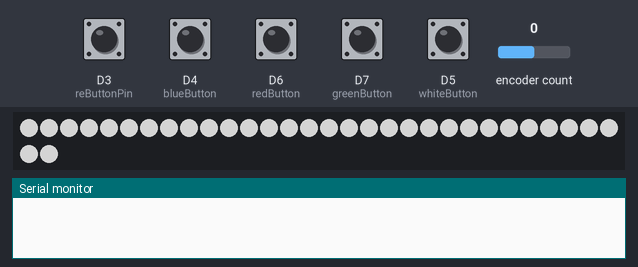
A sketch run on a simulated ESP8266 (NodeMCU). Parts: 32 RGB LEDs in strip order, left to right, continuing on the next row, the last lines printed to the serial monitor. Inputs (shaded band) come from the test bench; at power-on: D3 (reButtonPin), D4 (blueButton), D5 (whiteButton), D6 (redButton), D7 (greenButton) HIGH, encoder count 0. Dim RGB values are drawn brighter than linear.

Above: at 1.2 s.
1.3 s: D4 (blueButton) pulled LOW for 0.15 s
At 2.2 s:
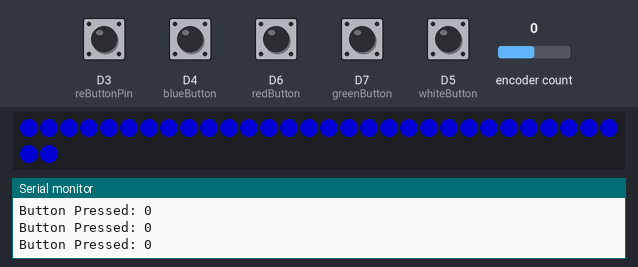
2.9 s: D6 (redButton) pulled LOW for 0.15 s
At 3.3 s:
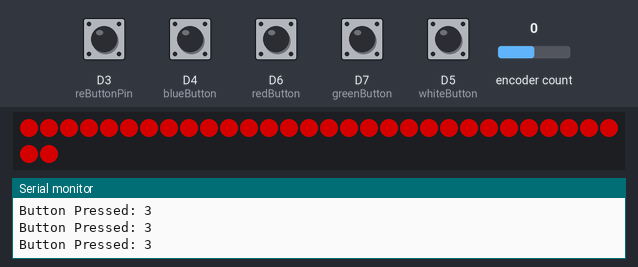
4.5 s: D7 (greenButton) pulled LOW for 0.15 s
At 5.7 s:
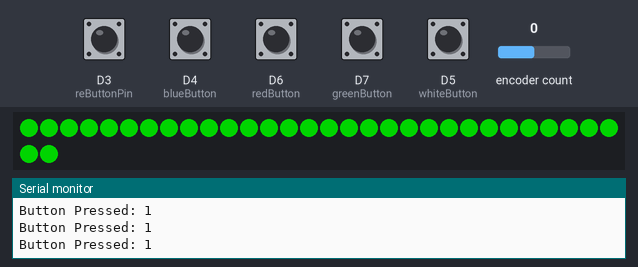
6.1 s: D3 (reButtonPin) pulled LOW for 0.15 s
At 7.0 s:
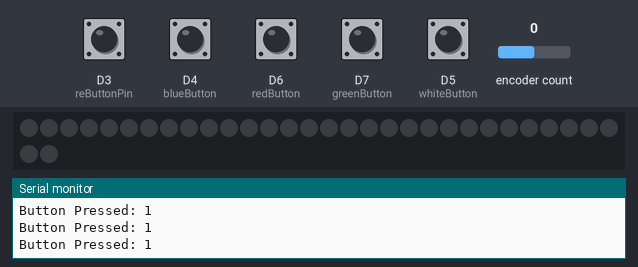
7.7 s: encoder count set to 1
At 8.2 s:
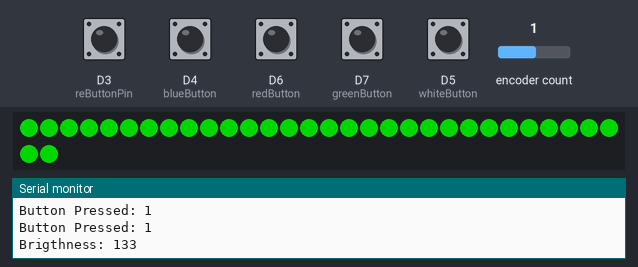
9.2 s: D5 (whiteButton) pulled LOW for 0.15 s
At 10.6 s:
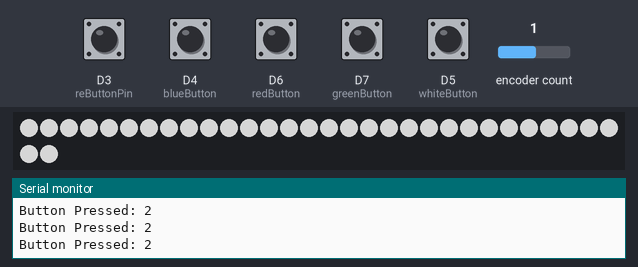
Timing chart, 0 to 11.8 s (numbered marks = the images above; inputs shaded):
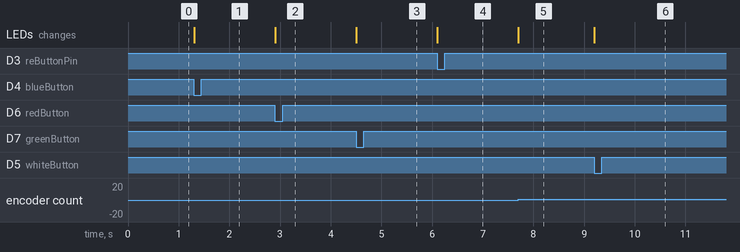

The sketch:

KitchenOven.ino
```cpp
/*******************************************************************
    Sketch for my Ikea Kids Kitchen oven mod.

    By Brian Lough
    YouTube: https://www.youtube.com/brianlough
    Tindie: https://www.tindie.com/stores/brianlough/
    Twitter: https://twitter.com/witnessmenow
 *******************************************************************/


#include <Adafruit_NeoPixel.h>
// Library for controlling the neopixel ring
// Search for "Neopixel" in the Arduino Library manager
// https://github.com/adafruit/Adafruit_NeoPixel

#define ENCODER_DO_NOT_USE_INTERRUPTS
#include <Encoder.h>
// Library for using the Rotary Encoder
// Search for "encoder" in the Arduino Library manager and select the one
// by Paul Stoffregen
// https://github.com/PaulStoffregen/Encoder

#define COLOUR_WHITE 0
#define COLOUR_RED 1
#define COLOUR_BLUE 2
#define COLOUR_GREEN 3

// --------
// Buttons
// --------
// One leg of the buttons connected to Ground
// The other connected to the following
const int blueButton = D4;
const int greenButton = D7;
const int whiteButton = D5;
const int redButton = D6;

#define NUM_BUTTONS 4


// --------
// Neopixels
// --------
const int ledPin = D8;
#define NUMPIXELS      32

// --------
// Rotary Encoder
// --------

const int reButtonPin = D3;
const int reDTPin = D2;
const int reCLKPin = D1;


#define DEFAULT_BRIGHTNESS 128;
bool lightsAreOn = false;
uint32_t colour = 0;
int brightness = DEFAULT_BRIGHTNESS;
int currentColourCode = 0;

unsigned long reButtonCoolDown = 1000;
unsigned long reButtonReadAllowedTime = 0;
unsigned long ovenTimeout = 0;
long oldPosition  = -999;

int buttons[NUM_BUTTONS] = {blueButton, greenButton, whiteButton, redButton};
int buttonsCodes[NUM_BUTTONS] = {COLOUR_BLUE, COLOUR_GREEN, COLOUR_WHITE, COLOUR_RED};

Adafruit_NeoPixel pixels = Adafruit_NeoPixel(NUMPIXELS, ledPin, NEO_GRB + NEO_KHZ800);

Encoder myEnc(reDTPin, reCLKPin);

void setup() {

  Serial.begin(115200);

  colour = getColour(COLOUR_RED);

  // initialize the pushbutton pin as an input:
  pinMode(blueButton, INPUT_PULLUP);
  pinMode(greenButton, INPUT_PULLUP);
  pinMode(whiteButton, INPUT_PULLUP);
  pinMode(redButton, INPUT_PULLUP);

  pinMode(reButtonPin, INPUT_PULLUP);

  // Get current Position
  oldPosition = myEnc.read();

  pixels.begin();
  turnOffAllPixels();
  setAllPixels(getColour(0));
}

void setAllPixels(uint32_t targetColour) {
  for (int i = 0; i < NUMPIXELS; i++) {
    pixels.setPixelColor(i, targetColour);
  }

  pixels.show();
}

void turnOffAllPixels(){
  setAllPixels(pixels.Color(0, 0, 0));
}

uint32_t getColour(int colourCode) {
  uint32_t tempColour = 0;
  switch (colourCode) {
    case COLOUR_WHITE:
      tempColour = pixels.Color(brightness, brightness, brightness);
      break;
    case COLOUR_RED:
      tempColour = pixels.Color(brightness, 0, 0);
      break;
    case COLOUR_BLUE:
      tempColour = pixels.Color(0, 0, brightness);
      break;
    case COLOUR_GREEN:
      tempColour = pixels.Color(0, brightness, 0);
      break;
  }

  return tempColour;
}

bool getBrightnessChange() {
  bool brightnessChanged = false;
  int amountBirghtnessChange = 5;

  long newPosition = myEnc.read();
  if (newPosition > oldPosition) {
    brightnessChanged = true;
    brightness += amountBirghtnessChange;
    if (brightness > 255)
    {
      brightness = 255;
    }
  } else if (newPosition < oldPosition) {
    brightnessChanged = true;
    brightness -= amountBirghtnessChange;
    if (brightness < 10)
    {
      brightness = 10;
    }
  }

  if(newPosition != oldPosition){
    Serial.print("Brigthness: ");
    Serial.println(brightness);
  }

  oldPosition = newPosition;

  return brightnessChanged;
}

void loop() {
  //uint32_t tempColour = 0;
  bool newColour = false;
  for (int i = 0; i < NUM_BUTTONS; i++) {
    if (digitalRead(buttons[i]) == LOW) {
      currentColourCode = buttonsCodes[i];
      //colour = getColour(buttonsCodes[i]);
      newColour = true;
      Serial.print("Button Pressed: ");
      Serial.println(i);
    }
  }

  bool newBrightness = getBrightnessChange();

  if (reButtonReadAllowedTime < millis()) {
    if (digitalRead(reButtonPin) == LOW) {
      reButtonReadAllowedTime = millis() + reButtonCoolDown;
      lightsAreOn = !lightsAreOn;

      if (lightsAreOn) {
        setAllPixels(colour);
      } else {
        turnOffAllPixels();
      }

    }
  }

  if (newColour || newBrightness) {
    ovenTimeout = millis() + 300000;
    colour = getColour(currentColourCode);
    lightsAreOn = true;
    setAllPixels(colour);
  }

  if (millis() == ovenTimeout && lightsAreOn) {
    lightsAreOn = false;
    turnOffAllPixels();
  }
}
```

Measured:
- after the input at 1.3 s, the LEDs: change at once (image 1)
- after the input at 2.9 s, the LEDs: change at once (image 2)
- after the input at 4.5 s, the LEDs: change at once (image 3)
- after the input at 6.1 s, the LEDs: change at once (image 4)
- after the input at 7.7 s, the LEDs: change at once (image 5)
- after the input at 9.2 s, the LEDs: change at once (image 6)
